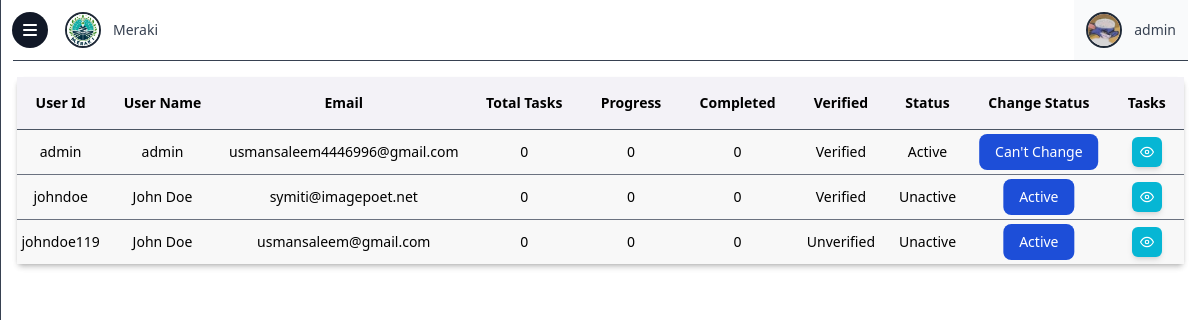
The app's page /dashboard.php (signed in), older data.
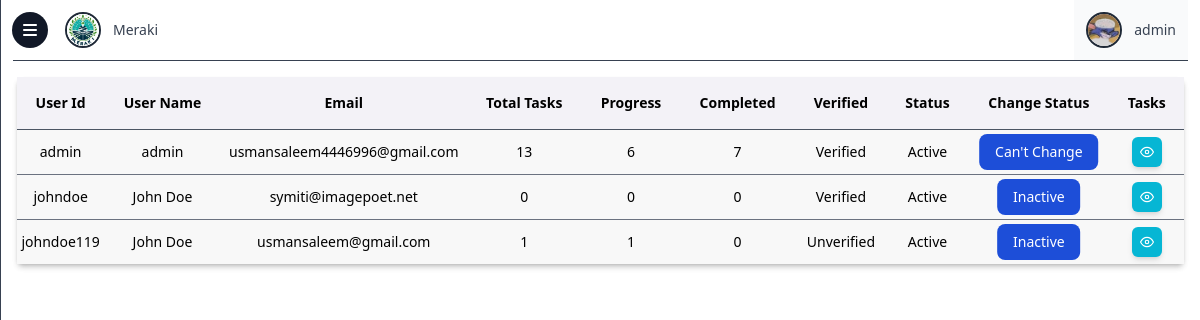
The same page, newer data.
### tables this page shows
CREATE TABLE `users` (
  `id` varchar(30) NOT NULL,
  `name` varchar(30) NOT NULL,
  `email` varchar(30) NOT NULL,
  `pass` text NOT NULL,
  `img` text NOT NULL,
  `status` int(1) NOT NULL,
  `admin` int(11) NOT NULL DEFAULT 0,
  `active` int(11) NOT NULL DEFAULT 1
);

### dashboard.php (the view, shortened to what this page needs)
<?php
$user_id = $_SESSION["id"];
include ("partials/_dbconnect.php");
?>
<!DOCTYPE html>
<html lang="en">
<head>
    <link href="side/style.css" rel="stylesheet">
</head>
<body class="open-sans bg-white">
    <div class="absolute top-3 left-3 z-30">
        <button class="bg-gray-900 w-9 h-9 grid place-items-center p-2 rounded-full" class="button"
            onclick="displayMenu()">
            <i class="fas fa-bars text-base text-white"></i>
        </button>
    </div>
    <div class="flex z-20 overflow-y-hidden max-h-screen">
        <div class="overflow-y-scroll hide-scrollbar w-full">
            <header class="flex justify-between items-center mx-3">
                <a href="dashboard.php" class="dashboard-link flex items-center space-x-3 p-3 ml-10">
                    <img src="images/logo.jpg" alt="" class="h-9 w-9 rounded-full border-2 border-gray-800">
                    <p class="text-gray-700 text-sm">Meraki</p>
                </a>
                <div class="flex items-center space-x-3 p-3 bg-gray-50">
                    <?php
                    $sql = "SELECT * FROM `users` WHERE `id` = ?";
                    $stmt = mysqli_prepare($conn, $sql);
                    mysqli_stmt_bind_param($stmt, "s", $user_id);
                    mysqli_execute($stmt);
                    $result = mysqli_stmt_get_result($stmt);
                    $row = mysqli_fetch_assoc($result);
                    if ($row["img"] != "none") {
                        echo '<img src="profile/images/' . $row["img"] . '" alt="" class="h-9 w-9 rounded-full border-2 border-gray-800">';
                    } else {
                        echo '<img src="images/user.png" alt="profile" class="h-9 w-9 rounded-full border-2 border-gray-800">';
                    }
                    echo '<p class="text-gray-700 text-sm">' . $row["name"] . '</p>';
                    ?>
                </div>
            </header>
            <hr class="mx-3 border-t border-gray-700">
            <div class="m-4 bg-white rounded-md shadow-md container min-w-[calc(100%-32px)] text-sm max-w-[calc(100%-32px)]"
                id="user">
                <table class="w-full shadow-md">
                    <thead>
                        <tr class="border-b-gray-600 border-b bg-[#F3F2F7]">
                            <th scope="col" class="p-4">User Id</th>
                            <th scope="col" class="p-4">User Name</th>
                            <th scope="col" class="p-4">Email</th>
                            <th scope="col" class="p-4">Total Tasks</th>
                            <th scope="col" class="p-4">Progress</th>
                            <th scope="col" class="p-4">Completed</th>
                            <th scope="col" class="p-4">Verified</th>
                            <th scope="col" class="p-4">Status</th>
                            <th scope="col" class="p-4">Change Status</th>
                            <th scope="col" class="p-4">Tasks</th>
                        </tr>
                    </thead>
                    <tbody>
                        <?php
                        $sql = "SELECT * FROM `users`";
                        $stmt = mysqli_prepare($conn, $sql);
                        mysqli_stmt_execute($stmt);
                        $result = mysqli_stmt_get_result($stmt);
                        while ($row = mysqli_fetch_assoc($result)) {
                            if ($row["active"] == 1) {
                                $status = "Active";
                                $change_status = "Inactive";
                                $change_status_id = 0;
                            } else {
                                $status = "Unactive";
                                $change_status = "Active";
                                $change_status_id = 1;
                            }
                            if ($_SESSION["id"] == $row["id"]) {
                                $change_status = "Can't Change";
                                $change_status_id = 2;
                            }
                            if ($row["status"] == 1) {
                                $verify = "Verified";
                            } else {
                                $verify = "Unverified";
                            }
                            $totalTasks = 0;
                            $progress = 0;
                            $finished = 0;
                            $sql = "SELECT * FROM `tasks` WHERE `id` = ?";
                            $stmt = mysqli_prepare($conn, $sql);
                            mysqli_stmt_bind_param($stmt, "s", $row["id"]);
                            mysqli_stmt_execute($stmt);
                            $result2 = mysqli_stmt_get_result($stmt);
                            while ($row2 = mysqli_fetch_assoc($result2)) {
                                $totalTasks++;
                                if ($row2["task_status"] == "progress") {
                                    $progress++;
                                } else if ($row2["task_status"] == "finished") {
                                    $finished++;
                                }
                            }
                            echo '<tr class="border-b-gray-500 border-b bg-[#F8F8F8] last:border-b-0">
                            <td class="text-center py-3">' . $row["id"] . '</td>
                            <td class="text-center py-3">' . $row["name"] . '</td>
                            <td class="text-center py-3">' . $row["email"] . '</td>
                            <td class="text-center py-3">' . $totalTasks . '</td>
                            <td class="text-center py-3">' . $progress . '</td>
                            <td class="text-center py-3">' . $finished . '</td>
                            <td class="text-center py-3">' . $verify . '</td>
                            <td class="text-center py-3">' . $status . '</td>
                            <td class="py-3 relative">
                                <button onclick="window.location.assign(`dashboard/_changeuseractive?id=' . $row["id"] . '&status=' . $change_status_id . '`)" class="absolute left-1/2 top-1/2 -translate-y-1/2 -translate-x-1/2 text-white bg-blue-700 hover:bg-blue-800 focus:ring-4 focus:outline-none focus:ring-blue-300 font-medium rounded-lg text-sm  px-4 py-2 text-center whitespace-nowrap">' . $change_status . '</button>
                            </td>
                            <td class="py-3 relative">
                                <button class="absolute left-1/2 top-1/2 -translate-y-1/2 -translate-x-1/2 flex items-center p-2 text-white bg-cyan-500 shadow-md hover:bg-cyan-400 rounded-md"
                                onclick="window.location.assign(`tasks?id=' . $row["id"] . '`)">
                                    <svg xmlns="http://www.w3.org/2000/svg" width="14" height="14" viewBox="0 0 24 24" fill="none"
                                    stroke="currentColor" stroke-width="2" stroke-linecap="round" stroke-linejoin="round"
                                    class="feather feather-eye">
                                    <path d="M1 12s4-8 11-8 11 8 11 8-4 8-11 8-11-8-11-8z"></path>
                                    <circle cx="12" cy="12" r="3"></circle>
                                    </svg>
                                </button>
                            </td>
                            </tr>';
                        }
                        ?>
                    </tbody>
                </table>
            </div>
        </div>
    </div>
</body>
</html>

Row changes from the older to the newer data that the page shows:
computed for users "admin": totalTasks "0" → "13"; progress "0" → "6"; finished "0" → "7"
changed users "johndoe": active "Unactive" → "Active"; active "Active" → "Inactive"
changed users "johndoe119": totalTasks "0" → "1"; progress "0" → "1"; active "Unactive" → "Active"; active "Active" → "Inactive"
